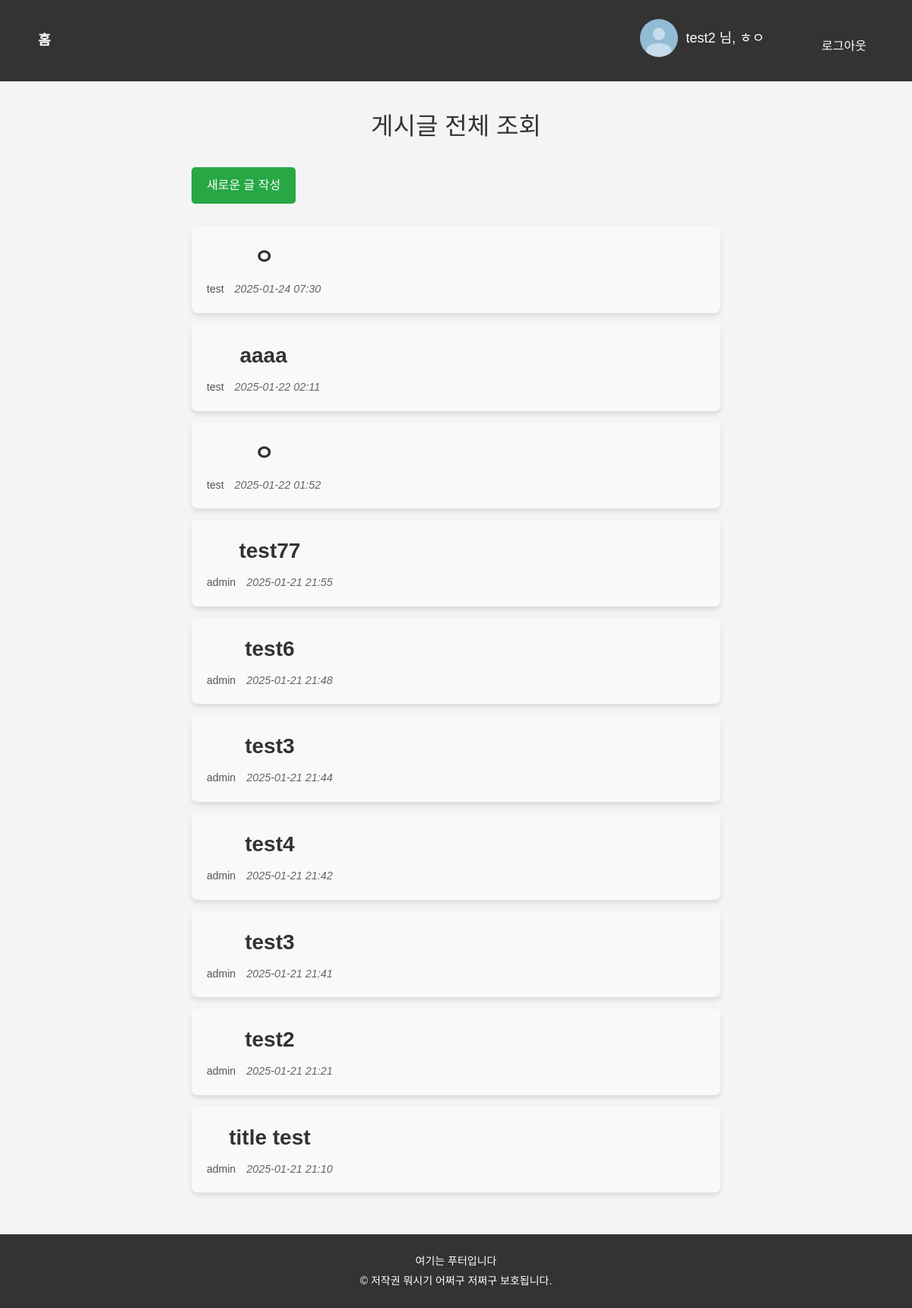
The page /posts/ (signed in) on the database as committed earlier.
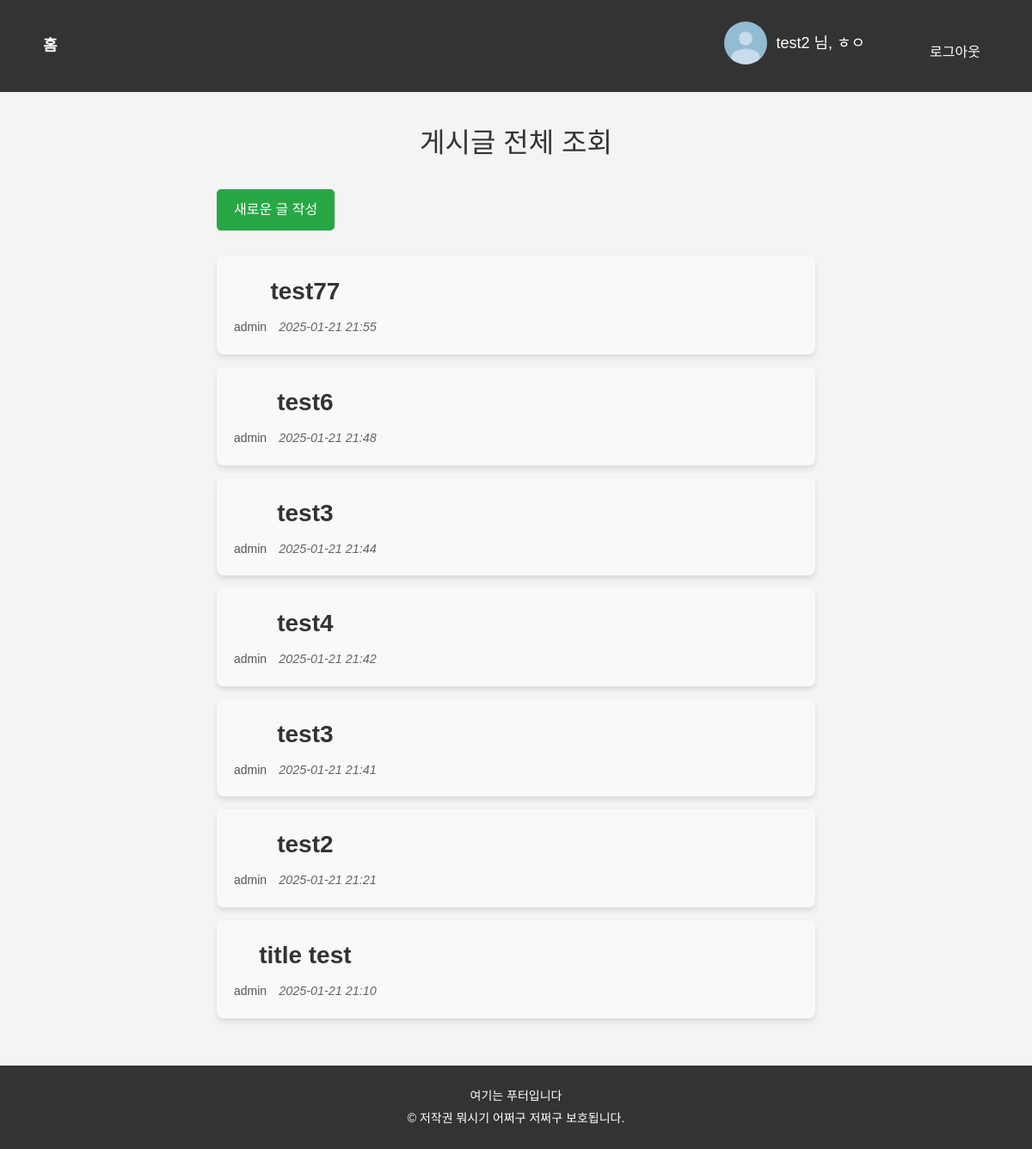
The same page on the database as committed later.
### users/models.py (models this page shows)
class User(AbstractUser):
    image = models.ImageField(upload_to="images/", blank=True, default="images/기본프로필.jpg")
    bio = models.TextField(max_length=150, blank=True, default="")

### posts/models.py (models this page shows, shortened)
class Post(models.Model):
    title = models.CharField(max_length=50)
    content = models.TextField()
    author = models.ForeignKey(settings.AUTH_USER_MODEL, on_delete=models.CASCADE, related_name="post_list")
    created_at = models.DateTimeField(auto_now_add=True)
    updated_at = models.DateTimeField(auto_now=True)
    like_users = models.ManyToManyField(settings.AUTH_USER_MODEL, related_name="like_posts")

### posts/views.py (the view)
# urls.py: path("", views.post_list, name="post_list"),
def post_list(request):
    posts = Post.objects.all().order_by("-pk")
    context = {
        "posts": posts
    }
    return render(request, "posts/post_list.html", context)

### posts/templates/posts/post_list.html
{% extends "base.html" %}
{% block content %}
    <div class="container">
        <h1 class="page-title">게시글 전체 조회</h1>
        {% if request.user.is_authenticated %}
            <a href="{% url "posts:post_create" %}" class="create-btn">
                <button>새로운 글 작성</button>
            </a>
        {% else %}
            <a href="{% url "users:login" %}" class="login-btn">
                로그인하고 글 작성하기
            </a>
        {% endif %}
        <div class="posts-list">
            {% for post in posts %}
                <a href="{% url 'posts:post_detail' post.pk %}" class="post-card">
                    <div class="post-card-body">
                        <div class="post-info">
                            <p class="post-title">{{ post.title }}</p>
                            <div class="post-meta">
                                <span class="post-author">{{ post.author.username }}</span>
                                <span class="post-date">{{ post.created_at|date:"Y-m-d H:i" }}</span>
                            </div>
                        </div>
                    </div>
                </a>
            {% endfor %}
        </div>
    </div>
{% endblock content %}

### templates/base.html (shortened to what this page needs)
{% load static %}
<!DOCTYPE html>
<html lang="en">
<head>
    <link href="https://cdn.jsdelivr.net/npm/bootstrap@5.3.3/dist/css/bootstrap.min.css" rel="stylesheet">
    <link rel="stylesheet" href="{% static "css/style.css" %}">
</head>
<body>
    <div class="navbar">
        <a href="{% url 'index' %}" class="home-btn">홈</a>
        <div class="navbar-right">
            {% if request.user.is_authenticated %}
                <a href="{% url 'users:profile' %}">
                    <span class="user-greeting">
                        <img src="{% if request.user.image %}{{ request.user.image.url }}{% else %}{% static 'images/기본프로필.jpg' %}{% endif %}" alt="프로필 사진" class="profile-img">
                        {{ request.user.username }} 님, ㅎㅇ
                    </span>
                </a>
                <form action="{% url 'users:logout' %}" method="POST" class="logout-form">
                    <button type="submit" class="logout-btn">로그아웃</button>
                </form>
            {% else %}
                <a href="{% url 'users:login' %}" class="login-btn">로그인</a>
                <a href="{% url 'users:signup' %}" class="signup-btn">회원가입</a>
            {% endif %}
        </div>
    </div>
    <div class="container">
        {% block content %}
        {% endblock content %}
    </div>
    <footer>
        <div class="footer-content">
            <p>여기는 푸터입니다</p>
            <p>&copy; 저작권 뭐시기 어쩌구 저쩌구 보호됩니다.</p>
        </div>
    </footer>
</body>
</html>

### static/css/style.css (style rules this page uses)
body { font-family: 'Arial', sans-serif; margin: 0; padding: 0; background-color: #f4f4f4; min-height: 100vh; display: flex; flex-direction: column; }
.navbar { background-color: #333; padding: 15px 30px; display: flex; justify-content: space-between; align-items: center; }
.navbar .home-btn { color: white; text-decoration: none; font-size: 18px; font-weight: bold; margin-right: 20px; padding: 10px 20px; border-radius: 25px; background-color: transparent; transition: background-color 0.3s ease, transform 0.3s ease; }
.navbar .navbar-right { display: flex; align-items: center; }
.navbar .navbar-right a, .navbar .navbar-right button { background-color: transparent; border: none; color: white; font-size: 16px; margin-left: 15px; cursor: pointer; padding: 10px 20px; border-radius: 25px; transition: background-color 0.3s ease, transform 0.3s ease; }
.navbar .user-greeting { color: white; font-size: 18px; margin-right: 20px; }
.logout-btn { background-color: #e74c3c; color: white; padding: 10px 20px; border-radius: 25px; transition: background-color 0.3s ease; }
.container { padding: 20px; flex: 1; }
footer { background-color: #333; color: white; text-align: center; padding: 20px; margin-top: auto; }
footer .footer-content p { margin: 5px 0; font-size: 14px; }
.profile-img { width: 50px; height: 50px; border-radius: 50%; margin-right: 10px; vertical-align: middle; }
a { text-decoration: none; }
.user-greeting { display: inline-flex; align-items: center; }
.container { width: 80%; margin: 0 auto; padding: 20px; font-family: Arial, sans-serif; }
.page-title { text-align: center; font-size: 2rem; color: #333; margin-bottom: 20px; }
button { padding: 10px 20px; font-size: 1rem; background-color: #007bff; color: white; border: none; border-radius: 5px; cursor: pointer; transition: background-color 0.3s; }
.create-btn button { background-color: #28a745; }
.posts-list { margin-top: 30px; }
.post-card { display: block; background-color: #f9f9f9; padding: 20px; margin: 15px 0; border-radius: 8px; box-shadow: 0 4px 6px rgba(0, 0, 0, 0.1); text-decoration: none; color: #333; transition: transform 0.3s, box-shadow 0.3s; }
.post-card-body { display: flex; justify-content: space-between; align-items: center; }
.post-title { font-size: 1.2rem; font-weight: bold; color: #333; }
.post-meta { text-align: right; font-size: 0.9rem; color: #666; }
.post-author { margin-right: 10px; }
.post-date { font-style: italic; }
.post-title { font-size: 2rem; color: #333; margin-bottom: 20px; }
.post-author { font-size: 1.2rem; color: #555; margin-bottom: 10px; }
button { padding: 10px 20px; font-size: 1rem; border: none; cursor: pointer; border-radius: 5px; transition: background-color 0.3s, transform 0.3s; margin-right: 10px; }
button { padding: 10px 20px; font-size: 1rem; border: none; cursor: pointer; border-radius: 5px; transition: background-color 0.3s, transform 0.3s; margin-top: 15px; }
button { padding: 12px 20px; font-size: 1rem; border: none; cursor: pointer; border-radius: 5px; transition: background-color 0.3s, transform 0.3s; }
.post-title { font-size: 28px; margin-bottom: 10px; text-align: center; }
.post-author { font-size: 14px; color: #555; margin-bottom: 15px; }

Rows that differ between the two databases and show on the page:
removed Post: title "ㅇ", author.username "test", created_at "2025-01-24 07:30"
removed Post: title "aaaa", author.username "test", created_at "2025-01-22 02:11"
removed Post: title "ㅇ", author.username "test", created_at "2025-01-22 01:52"
